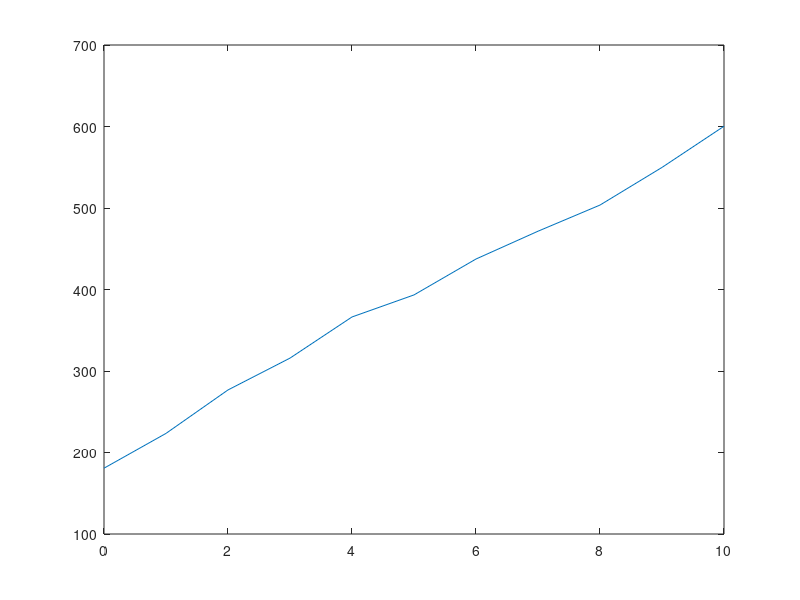

The MATLAB source for this figure: (Note: this script raises an error after producing the figure.)
close all; clear all;
addpath('../../tools/masumhabib-PlotPub-23bcfed/lib/');
mtd      = '6hMTD';
runtimes = 86400;
nfit     = 1000;

WGTS_TASR_RelErr_V = 0.01*[0 1 2 3 4 5 6 7 8 9 10]';

% Activity Fluctuation
muhat_tasr    = [-0.3462      -1.3154      -0.7976      -1.3425     -10.8871       3.6372      -6.0636       3.1383     -12.7686     -10.6034      -0.8415];
sigmahat_tasr = [180.7411      223.4369      276.7608       315.813      366.2993      393.3558      437.4058      471.5154      503.6088      549.7951      600.3166];

% Response Function
muhat_rf    = ones(1,11).*(-5.6);
sigmahat_rf = ones(1,11).*(337.3);


% Activiy Flucuation + Response Function
muhat_tasrrf    = [-5.6         19.3        -25.7         59.4         55.8        -20.4           37        -22.1         53.2         19.8         17.9];
sigmahat_tasrrf = [337.3          402.7          465.9          563.5          686.7          764.5          823.3          882.7          962.3           1027         1119.5];


figure
plot(WGTS_TASR_RelErr_V*100,sigmahat_tasr);
opt = [];
opt.LineStyle = {'-.'}; 
opt.Markers = {'s'}; 
opt.MarkerSpacing = [ 1];
pltstr     = sprintf('(E0)eff - 6h MTD - 1 day measurement');
opt.Title  = pltstr; % plot title
opt.XLabel = 'Subrun Activity Fluctuation within a run (%)'; % xlabel
opt.YLabel = '(E0)_{eff} uncertainty (meV)'; %ylabel
opt.YScale = 'lin'; % 'linear' or 'log'
opt.XScale = 'lin'; % 'linear' or 'log'
opt.FontSize = 16;
opt.XLim       = [0 4];
opt.YLim       = [0 800];
opt.Legend = {'stat. + T-activity fluctuation'};
opt.LegendLoc = 'NorthWest';
plttitle   = sprintf('./results/E0eff_%s_%gs_%gfits_TASR.png',mtd,runtimes,nfit);
opt.FileName = plttitle; 
setPlotProp(opt);


figure
plot(WGTS_TASR_RelErr_V*100,sigmahat_rf);
opt = [];
opt.LineStyle = {'--' }; 
opt.Colors = [1,0,0]; 
opt.Markers = { 'd' }; 
opt.MarkerSpacing = [1 ];
pltstr     = sprintf('(E0)eff - 6h MTD - 1 day measurement');
opt.Title  = pltstr; % plot title
opt.XLabel = 'Subrun Activity Fluctuation within a run (%)'; % xlabel
opt.YLabel = '(E0)_{eff} uncertainty (meV)'; %ylabel
opt.YScale = 'lin'; % 'linear' or 'log'
opt.XScale = 'lin'; % 'linear' or 'log'
opt.FontSize = 16;
opt.XLim       = [0 4];
opt.YLim       = [0 800];
opt.Legend = {'stat + RF'};
opt.LegendLoc = 'NorthWest';
plttitle   = sprintf('./results/E0eff_%s_%gs_%gfits_RF.png',mtd,runtimes,nfit);
opt.FileName = plttitle; 
setPlotProp(opt);

figure
plot(WGTS_TASR_RelErr_V*100,sigmahat_tasr,WGTS_TASR_RelErr_V*100,sigmahat_rf);
opt = [];
opt.LineStyle = {'-.','--'}; 
opt.Markers = {'s','d'}; 
opt.MarkerSpacing = [1 1 1];
pltstr     = sprintf('(E0)eff - 6h MTD - 1 day measurement');
opt.Title  = pltstr; % plot title
opt.XLabel = 'Subrun Activity Fluctuation within a run (%)'; % xlabel
opt.YLabel = '(E0)_{eff} uncertainty (meV)'; %ylabel
opt.YScale = 'lin'; % 'linear' or 'log'
opt.XScale = 'lin'; % 'linear' or 'log'
opt.FontSize = 16;
opt.XLim       = [0 4];
opt.YLim       = [0 800];
opt.Legend = {'stat. + T-activity fluctuation','stat + RF'};
opt.LegendLoc = 'NorthWest';
plttitle   = sprintf('./results/E0eff_%s_%gs_%gfits_TASRandRF.png',mtd,runtimes,nfit);
opt.FileName = plttitle; 
setPlotProp(opt);

figure
plot(WGTS_TASR_RelErr_V*100,sigmahat_tasr,WGTS_TASR_RelErr_V*100,sigmahat_rf,WGTS_TASR_RelErr_V*100,sigmahat_tasrrf);
opt = [];
opt.LineStyle = {'-.','--','-'}; 
opt.Markers = {'s','d','o'}; 
opt.MarkerSpacing = [1 1 1];
pltstr     = sprintf('(E0)eff - 6h MTD - 1 day measurement');
opt.Title  = pltstr; % plot title
opt.XLabel = 'Subrun Activity Fluctuation within a run (%)'; % xlabel
opt.YLabel = '(E0)_{eff} uncertainty (meV)'; %ylabel
opt.YScale = 'lin'; % 'linear' or 'log'
opt.XScale = 'lin'; % 'linear' or 'log'
opt.FontSize = 16;
opt.XLim       = [0 4];
opt.YLim       = [0 800];
opt.Legend = {'stat. + T-activity fluctuation','stat + RF','stat. + T-activity fluctuation + RF'};
opt.LegendLoc = 'NorthWest';
plttitle   = sprintf('./results/E0eff_%s_%gs_%gfits_TASR+RF.png',mtd,runtimes,nfit);
opt.FileName = plttitle; 
setPlotProp(opt);
